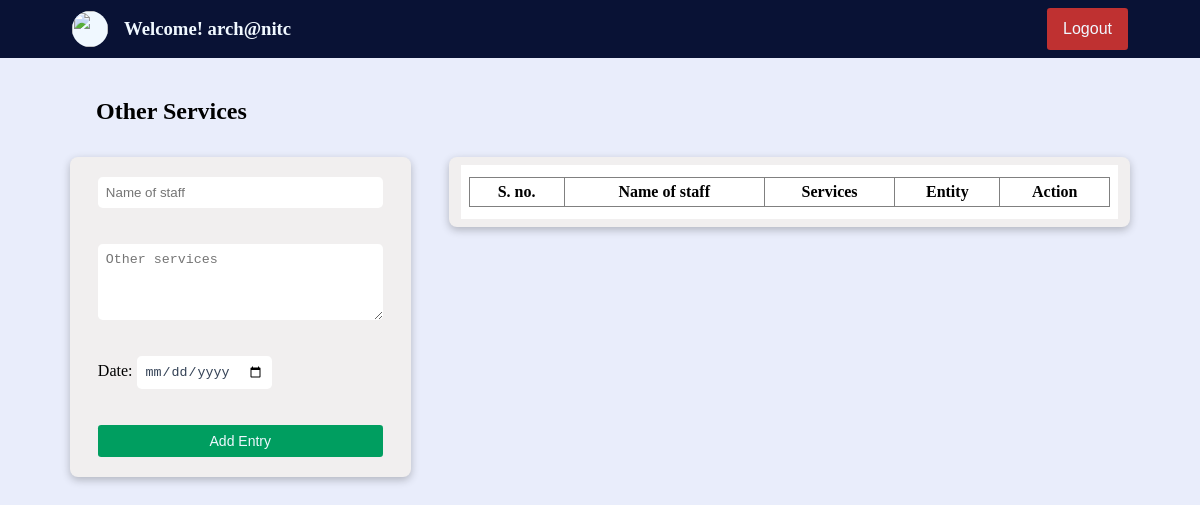
The app's page /forms/other_services.php?user=arch@nitc, older data.
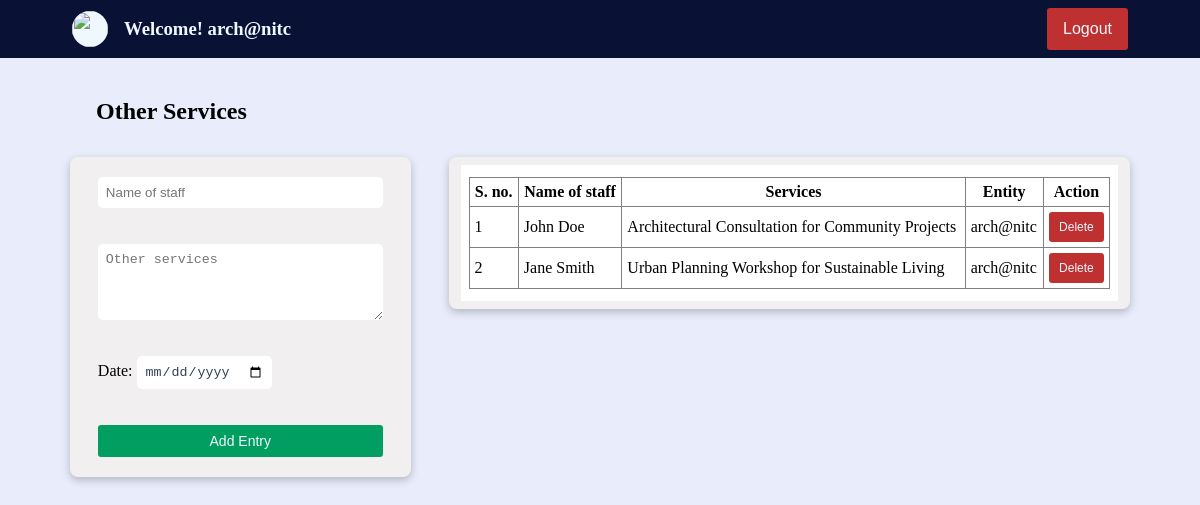
The same page, newer data.
### tables this page shows
CREATE TABLE `other_services` (
  `staff` varchar(80) NOT NULL,
  `title` varchar(2000) NOT NULL,
  `entity` varchar(120) NOT NULL,
  `date` date DEFAULT NULL
);

### forms/other_services.php (the view, shortened to what this page needs)
<?php
if (empty($_SESSION['access_token'])) {
    $fname = "Welcome! ";
    $lname = $_GET["user"];
    $pic = "../asset/nitc_logo_icon.svg";
} else {
    $fname = $_SESSION["first_name"];
    $lname = $_SESSION['last_name'];
    $pic = $_SESSION['profile_picture'];
    $mail=$_SESSION['email_address'];
}
?>
<!DOCTYPE html>
<html>
<head>
    <link href="../styles/forms.css" type="text/css" rel="stylesheet">
</head>
<body>
    <div class="container">
        <?php
        echo '<div class="user_strip">
                <a href="../dashboard.php?user=' . $lname . '" class="user_to_dash">
                    <div class="user">
                        <img src="' . $pic . '" class="user_image" />
                        <h3>' . $fname . ' ' . $lname . '</h3>
                    </div>
                </a>
                <div class="logout_btn_holder">
                    <a href="../logout.php" class="">
                        <button class="logout_btn">Logout</button>
                    </a>
                </div  >
            </div>';
        ?>
        <div class="subcontainer">
            <h2>Other Services</h2>
            <div class="content_container">
                <div class="left_container">
                    <div class="form_container">
                        <form id="myForm" action="" method="post" onsubmit="return validateForm();" class="form_field">
                            <input type="text" name="name" placeholder="Name of staff" class="input-fields"><br><br>
                            <textarea name="title" placeholder="Other services"  class="input-fields textarea" rows=4></textarea><br><br>
                            <div>
                                <label for="date">Date: </label>
                                <input type="date" name="date" id="date" class="input-fields">
                            </div><br><br>
                            <input type="submit" class="submit-button" value="Add Entry">
                        </form>
                    </div>
                </div>
                <div class="table_container">
                    <?php
                    $con = mysqli_connect('localhost', 'root', '', 'imsdemo');
                    $entity = $_GET["user"];
                    if ($entity == 'admin' || $entity == '')
                        $sql = "SELECT * FROM other_services";
                    else
                        $sql = "SELECT * FROM other_services where entity='$entity'";
                    $rs = mysqli_query($con, $sql);
                    echo '<div class="table_field">';
                    echo '
                <table  border="1">
                <tr>
                    <th class="box">S. no.</th>
                    <th class="box">Name of staff</th>
                    <th class="box">Services</th>
                    <th class="box">Entity</th>
                    <th class="box">Action</th>
                </tr>';
                    $count = 1;
                    while ($row = mysqli_fetch_assoc($rs)) {
                        $staff = $row['staff'];
                        $title = $row['title'];
                        $dep = $row['entity'];
                        echo '<tr>
                    <td class="box sn">' . $count . '</td>
                    <td class="box name">' . $staff . '</td>
                    <td class="box services">' . $title . '</td>
                    <td class="box entity">' . $dep . '</td>
                    <td class="box button_box btn"><button class="delete_btn" data-id="' . $title . '">Delete</button></td>
                    </tr>';
                        $count++;
                    }
                    echo '</table>
                </div>';
                    ?>
                </div>
            </div>
        </div>
</body>
</html>

Row changes from the older to the newer data that the page shows:
added other_services: staff "John Doe", title "Architectural Consultation for Community Projects", entity "arch@nitc"
added other_services: staff "Jane Smith", title "Urban Planning Workshop for Sustainable Living", entity "arch@nitc"
